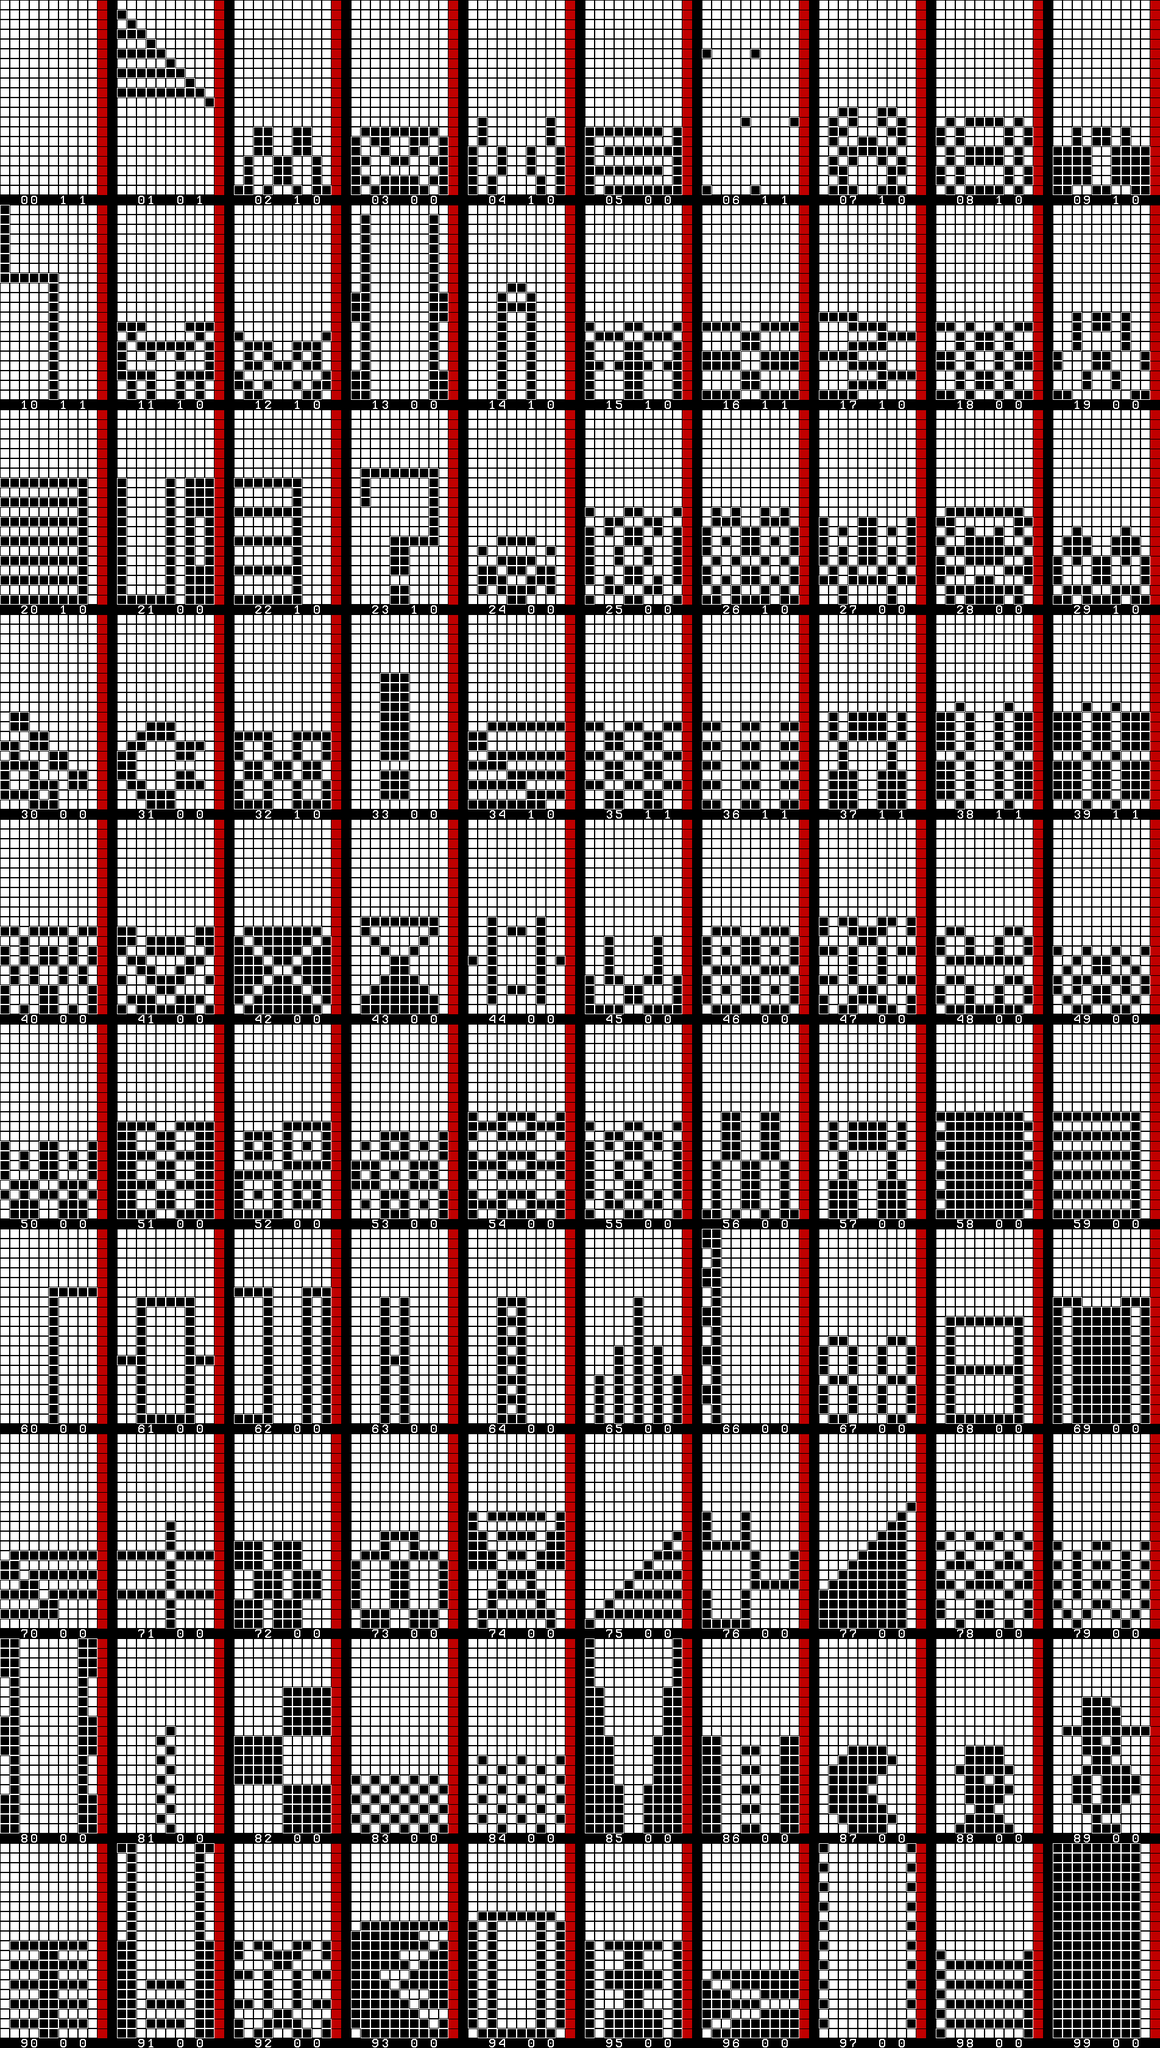

This game map was drawn from its Tiled (.tmx) file and the tilesets committed beside it. A one-line description and the trimmed map source follow:
An orthogonal 119x210 tile map with 16x16 px tiles, 1 tile layer (map).

<map version="1.0" orientation="orthogonal" width="119" height="210" tilewidth="16" tileheight="16">
 <tileset firstgid="1" name="tiles" tilewidth="16" tileheight="16">
  <image source="unkatris.png" width="208" height="16" />
 </tileset>
 <layer name="map" width="119" height="210">
  <data>[24990 cells, 22400 non-empty, 13 distinct tile ids]</data>
 </layer>
</map>